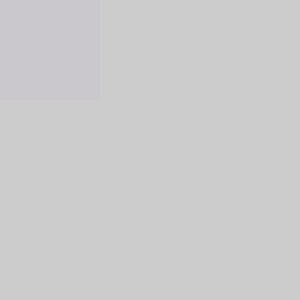
Frame 1 (no input)
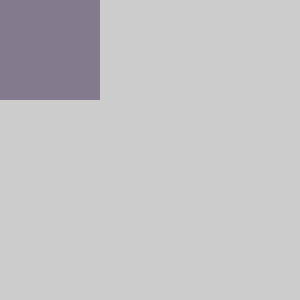
Frame 60 (the mouse pressed at the canvas centre just before this capture)
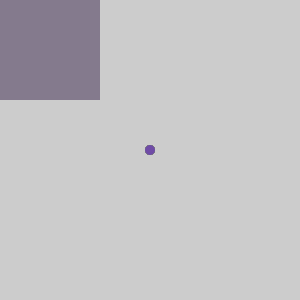
Frame 120 (the mouse held since frame 60 and released just before this capture)

The Processing sketch that drew these frames (run headless with seeded random() and noise(); from frame 60 on, the mouse is pressed at the canvas centre):

// Processing sketch: processing_164809
// ── processing_164809.pde


int i = 0;
void setup () {
  size (300, 300);
noStroke ();
colorMode (RGB);
}

void draw () {
   for (int i = 0; i <6; i++) {
   }
    if (mousePressed == true) {
    fill (random (255), random (255), random (255), random (255));
    ellipse (mouseX + i, mouseY, 10, 10);
  }else {
    fill (random (255), random (255), random (255), 10);
    rect (mouseX, mouseY, 100, 100);
  }
 
  }


 
